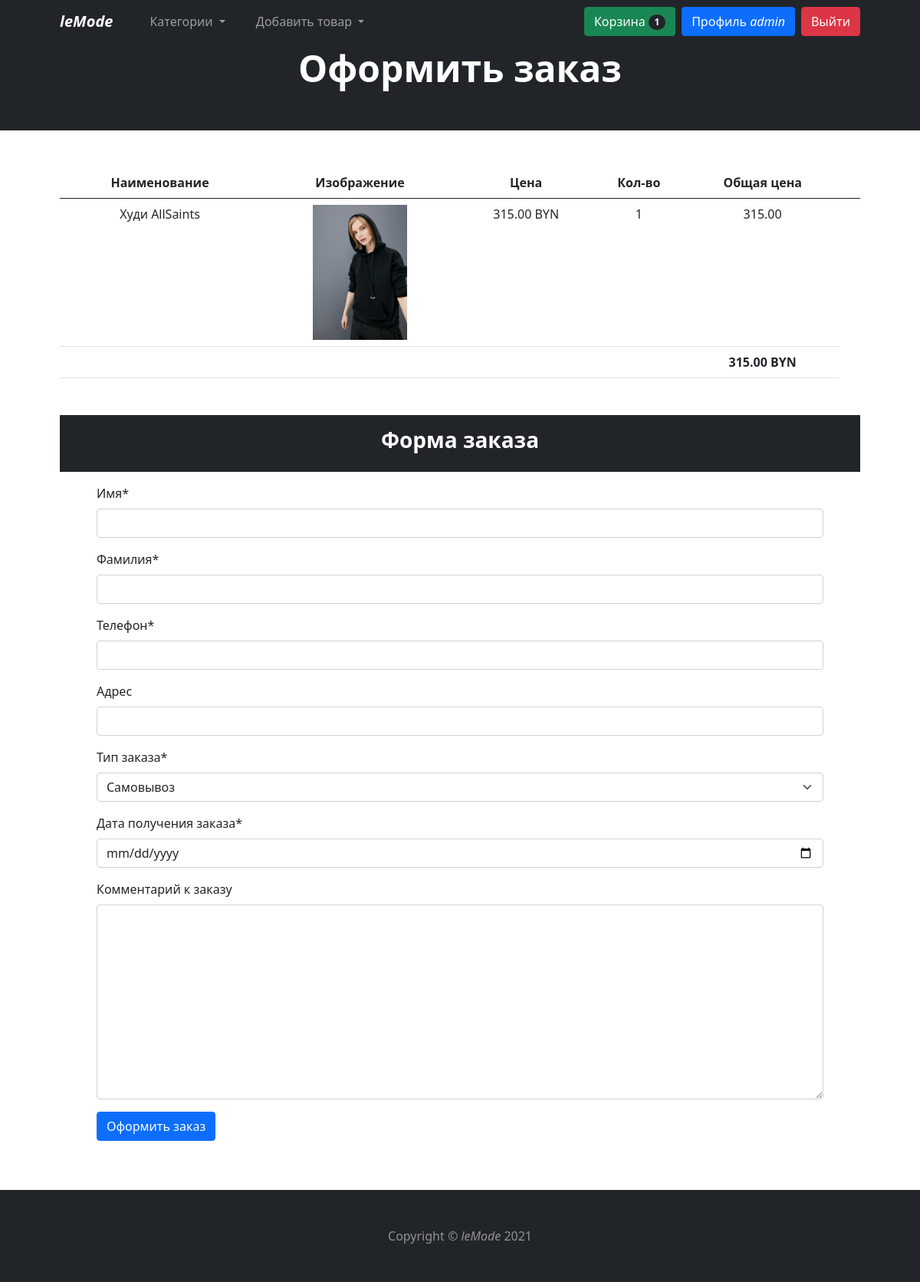
The page /checkout/ (signed in) on the database as committed earlier.
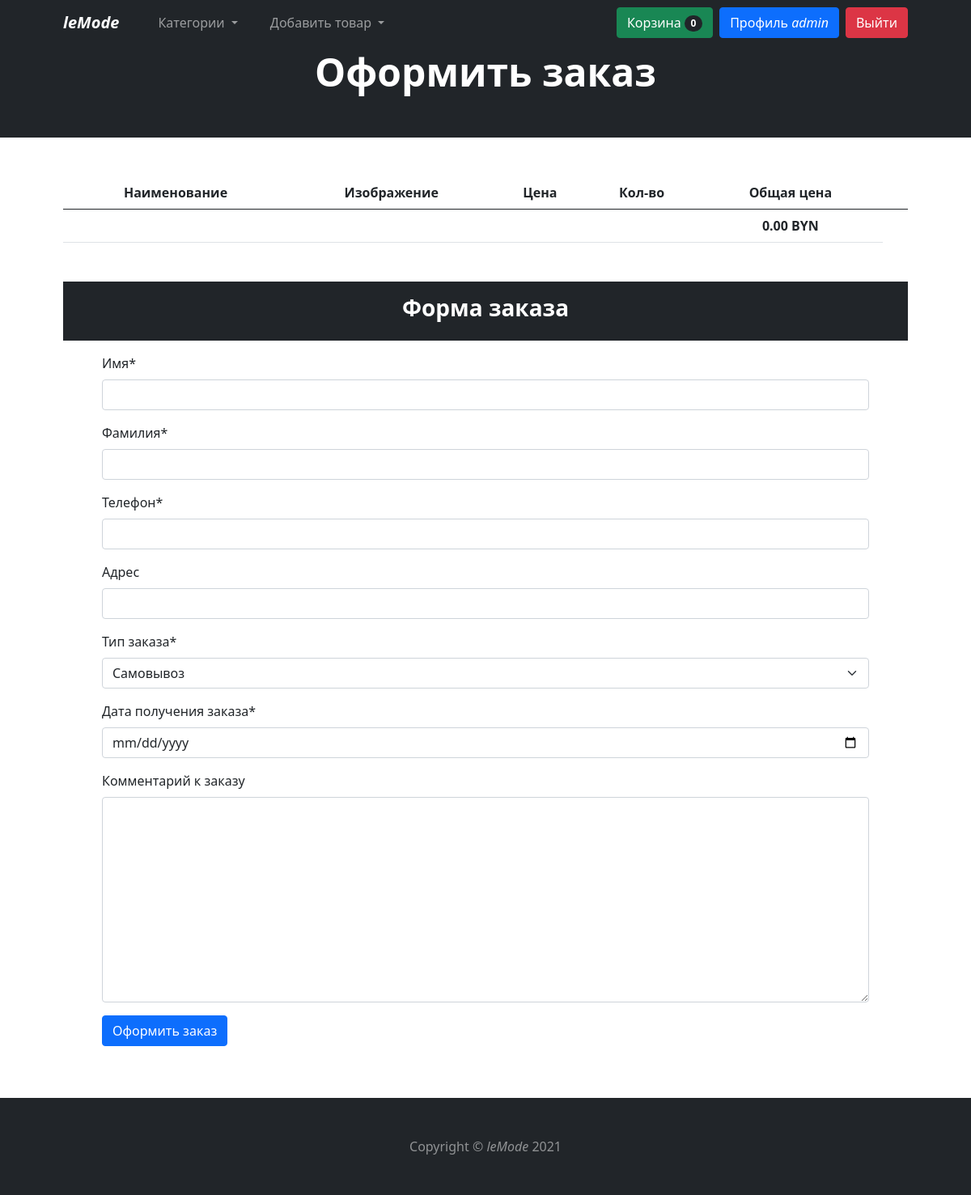
The same page on the database as committed later.
### mainapp/models.py (models this page shows, shortened)
class Cart(models.Model):
    owner = models.ForeignKey('Client', null=True, verbose_name='Владелец', on_delete=models.CASCADE)
    clothes = models.ManyToManyField(CartProduct, blank=True, related_name='related_cart')
    total_products = models.PositiveIntegerField(default=0)
    final_price = models.DecimalField(max_digits=9, default=0, decimal_places=2, verbose_name='Общая цена')
    in_order = models.BooleanField(default=False)
    anon_user = models.BooleanField(default=False)

class CartProduct(models.Model):
    user = models.ForeignKey('Client', verbose_name='Покупатель', on_delete=models.CASCADE)
    cart = models.ForeignKey('Cart', verbose_name='Корзина', on_delete=models.CASCADE, related_name='related_products')
    content_type = models.ForeignKey(ContentType, on_delete=models.CASCADE)
    object_id = models.PositiveIntegerField()
    content_object = GenericForeignKey('content_type', 'object_id')
    qty = models.PositiveIntegerField(default=1)
    final_price = models.DecimalField(max_digits=9, decimal_places=2, verbose_name='Общая цена')

class Clothes(models.Model):
    class Meta:
        abstract = True
    category = models.ForeignKey(Category, verbose_name='Категория', on_delete=models.CASCADE)
    title = models.CharField(max_length=255, verbose_name='Наименование')
    image = models.ImageField(verbose_name='Изображение', default=None)
    description = models.TextField(verbose_name='Описание', null=True)
    price = models.DecimalField(max_digits=7, decimal_places=2, verbose_name='Цена')

class Hoodie(Clothes):
    color = models.CharField(max_length=255, verbose_name='Цвет')
    length = models.CharField(max_length=255, verbose_name='Длина')
    length_sleeve = models.CharField(max_length=255, verbose_name='Длина рукава')
    pattern = models.CharField(max_length=255, verbose_name='Узор')
    brand = models.ForeignKey(Brand, verbose_name='Бренд', on_delete=models.CASCADE)
    slug = models.SlugField(unique=True)

### mainapp/views.py (the view)
# urls.py: path('checkout/', CheckoutView.as_view(), name='checkout'),
class CheckoutView(CartMixin, CategoryDetailMixin, View):
    def get(self, request):
        categories = (Category.objects.get_categories_for_nav())
        form = OrderForm(request.POST or None)
        context = {
            'cart': self.cart,
            'categories': categories,
            'form': form
        }
        return render(request, 'checkout.html', context)

### mainapp/forms.py
class OrderForm(forms.ModelForm):
    def __init__(self, *args, **kwargs):
        super().__init__(*args,**kwargs)
        self.fields['order_date'].label = 'Дата получения заказа'
    order_date = forms.DateField(widget=forms.TextInput(attrs={'type': 'date'}))
    class Meta:
        model = Order
        fields = (
            'first_name', 'last_name', 'phone', 'address', 'buying_type', 'order_date', 'comment'
        )

### mainapp/mixins.py (called while the page is built)
    def dispatch(self, request, *args, **kwargs):
        if request.user.is_authenticated:
            client = Client.objects.filter(user=request.user).first()
            if not client:
                client = Client.objects.create(user=request.user)
            cart = Cart.objects.filter(owner=client, in_order=False).first()
            if not cart:
                cart = Cart.objects.create(owner=client)
        else:
            cart = Cart.objects.filter(anon_user=True).first()
            if not cart:
                cart = Cart.objects.create(anon_user=True)
        self.cart = cart
        return super().dispatch(request, *args, **kwargs)

### mainapp/models.py (called while the page is built)
def get_models_for_count(*model_names):
    return [models.Count(model_name) for model_name in model_names]

### mainapp/templates/checkout.html (shortened to what this page needs)
{% extends 'base.html' %}
{% load crispy_forms_tags %}
{% block content %}
<header class="bg-dark py-1">
    <div class="container px-4 px-lg-5">
        <div class="text-center text-white">
            <h1 class="display-5 fw-bolder mb-5">Оформить заказ</h1>
        </div>
    </div>
</header>
<div class="container px-4 px-lg-5">
<table class="table mt-5 text-center">
  <thead>
    <tr class="">
      <th scope="col">Наименование</th>
      <th scope="col">Изображение</th>
      <th scope="col">Цена</th>
      <th scope="col">Кол-во</th>
      <th scope="col">Общая цена</th>
      <th scope="col"></th>
    </tr>
  </thead>
  <tbody>
    {% for item in cart.clothes.all %}
        <tr>
          <td scope="row" class="w-25">{{ item.content_object.title }}</td>
          <td class="w-25"><img src="{{ item.content_object.image.url}}" class="img-fluid w-50"></td>
          <td>{{ item.content_object.price }} BYN</td>
          <td>{{ item.qty }}</td>
          <td>{{ item.final_price }}</td>
        </tr>
    {% endfor %}
        <tr>
          <td colspan="4"></td>
          <td><strong>{{ cart.final_price }} BYN</strong></td>
        </tr>
  </tbody>
</table>
<div class="bg-dark text-center text-white py-3 mt-5 mb-3">
    <h3 class="display-7 fw-bolder">Форма заказа</h3>
</div>
    <div class="container px-5 px-lg-5">
        <form action="{% url 'make_order' %}" method="POST">
            {{ form|crispy }}
            <input type="submit" class="btn btn-primary mb-3" value="Оформить заказ">
        </form>
    </div>
</div>
{% endblock content %}

### mainapp/templates/base.html (shortened to what this page needs)
<!DOCTYPE html>
<html lang="en">
    <head>
        <link href="https://cdn.jsdelivr.net/npm/bootstrap-icons@1.5.0/font/bootstrap-icons.css" rel="stylesheet" />
        <link href="https://cdn.jsdelivr.net/npm/bootstrap@5.0.2/dist/css/bootstrap.min.css" rel="stylesheet">
    </head>
    <body>
        <nav class="navbar navbar-expand-lg navbar-dark bg-dark sticky-top">
            <div class="container px-4 px-lg-5">
                <a class="navbar-brand fw-bold fst-italic" href="{% url 'base' %}">leMode</a>
                <div class="collapse navbar-collapse" id="navbarSupportedContent">
                    <ul class="navbar-nav me-auto mb-2 mb-lg-0 ms-lg-4">
                         <li class="nav-item dropdown">
                            <a class="nav-link dropdown-toggle me-4" href="#" id="navbarDropdownMenuLink" role="button" data-bs-toggle="dropdown" aria-expanded="false">
                                Категории
                            </a>
                        </li>
                        {% if request.user.is_superuser %}
                        <li class="nav-item dropdown">
                            <a class="nav-link dropdown-toggle" href="#" id="navbarDropdownMenuLink" role="button" data-bs-toggle="dropdown" aria-expanded="false">
                                Добавить товар
                            </a>
                        </li>
                        {% endif %}
                    </ul>
                    <form class="d-flex">
                      {% if request.user.is_authenticated %}
                        <a class="btn btn-success" href="{% url 'cart' %}" type="submit">
                            Корзина<span class="badge bg-dark text-white ms-1 rounded-pill">{{ cart.clothes.count }}</span>
                        </a>
                          <a class="ms-2 btn btn-primary" href="{% url 'profile' %}">Профиль <span class="fst-italic">{{ request.user.username }}</span></a>
                          <a class="ms-2 btn btn-danger" href="{% url 'logout' %}" style="text-decoration: none;">Выйти</a>
                      {% endif %}
                    </form>
                </div>
            </div>
        </nav>
        {% block content %}{% endblock content %}
        <footer class="mt-5 py-5 bg-dark">
            <div class="container"><p class="m-0 text-center text-white-50">Copyright &copy; <span class="fst-italic">leMode</span> 2021</p></div>
        </footer>
    </body>
</html>

Rows that differ between the two databases and show on the page:
removed Cart: clothes.count "1", final_price "315.00"
removed CartProduct: content_object "Худи AllSaints", content_object.image (picture), content_object.price "315.00", qty "1", final_price "315.00"
added Cart: clothes.count "0", final_price "0.00"
